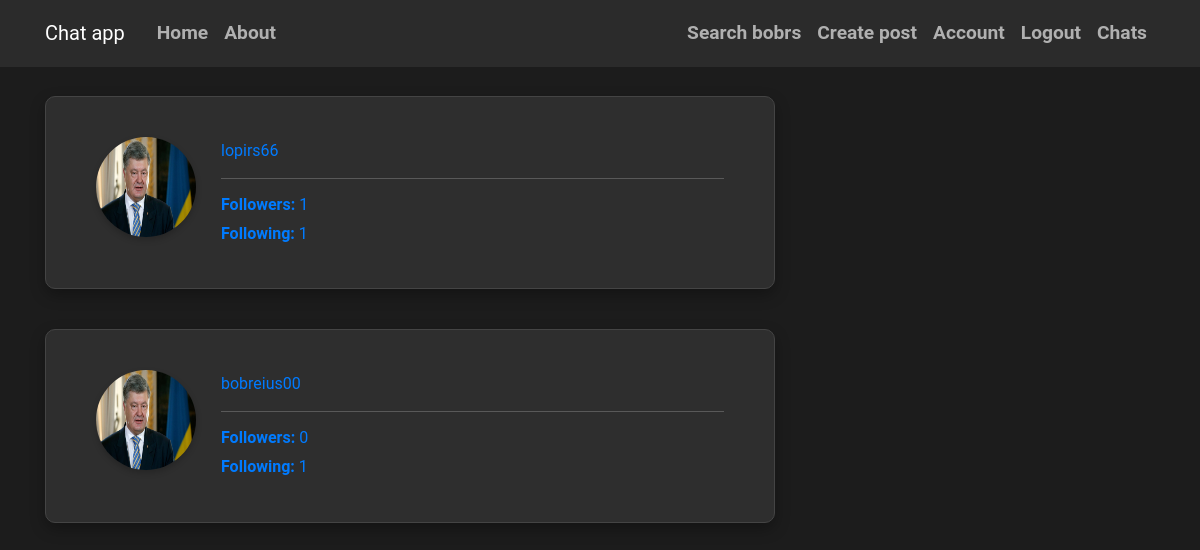
Page /followers/Vano306 (signed in) on the committed database.
### flaskblog/models.py (models this page shows, shortened)
class User(db.Model, UserMixin):
    id = db.Column(db.Integer, primary_key=True)
    username = db.Column(db.String(20), unique=True, nullable=False)
    email = db.Column(db.String(120), unique=True, nullable=False)
    image_file = db.Column(db.String(20), nullable=False, default='default.jpg')
    password = db.Column(db.String(60), nullable=False)
    posts = db.relationship('Post', backref='author', lazy=True)
    followed = db.relationship('Follow', foreign_keys='Follow.follower_id',
                               back_populates='follower', lazy='dynamic',
                               cascade='all, delete-orphan')
    followers = db.relationship('Follow', foreign_keys='Follow.followed_id',
                                back_populates='followed', lazy='dynamic',
                                cascade='all, delete-orphan')
    sent_messages = db.relationship('Message', foreign_keys='Message.sender_id',
                                    back_populates='sender', lazy=True)
    received_messages = db.relationship('Message', foreign_keys='Message.recipient_id',
                                        back_populates='recipient', lazy=True)
    groups=db.relationship('Group', secondary='user_groups', back_populates='members')

### flaskblog/routes.py (the view)
@app.route("/followers/<username>")
@login_required
def followers(username):
    user = User.query.filter_by(username=username).first_or_404()
    users = [f.follower for f in user.followers.all()]
    return render_template('user_list.html', users=users, user=user)

### flaskblog/models.py (called while the page is built)
@login_manager.user_loader
def load_user(user_id):
    return User.query.get(int(user_id))

### flaskblog/templates/user_list.html
{% extends "base.html" %}
{% block content %}
{% for user in users %}
    <article class="media content-section">
        <img class="rounded-circle article-img" src="{{ url_for('static', filename='pictures/' + user.image_file) }}" alt="">
        <div class="media-body">
            <div class="article-metadata">
                <a class="mr-2" href="{{ url_for('user_info', username=user.username) }}">{{ user.username }}</a>
            </div>
            <a href="{{ url_for('followers',username=user.username) }}"><strong>Followers:</strong> {{ user.followers.count() }}</a><br>
                <a href="{{ url_for('followed',username=user.username) }}"><strong>Following:</strong> {{ user.followed.count() }}</a>
        </div>
    </article>
{% endfor %}
{% endblock %}

### flaskblog/static/main.css (style rules this page uses)
body { background: #1c1c1c; color: #f8f8f8; margin-top: 6rem; font-family: 'Roboto', sans-serif; line-height: 1.8; }
.content-section { background: #2e2e2e; padding: 40px 50px; border: 1px solid #444444; border-radius: 10px; box-shadow: 0 6px 15px rgba(0, 0, 0, 0.3); margin-bottom: 40px; }
.article-img { height: 100px; width: 100px; margin-right: 25px; border-radius: 50%; box-shadow: 0 3px 6px rgba(0, 0, 0, 0.2); }
.article-metadata { padding-bottom: 12px; margin-bottom: 12px; border-bottom: 1px solid #595959; font-size: 1rem; color: #a0a0a0; }

### rows in the picture
User: image_file (placeholder picture), username "lopirs66", followers.count "1", followed.count "1"
User: image_file (placeholder picture), username "bobreius00", followers.count "0", followed.count "1"
